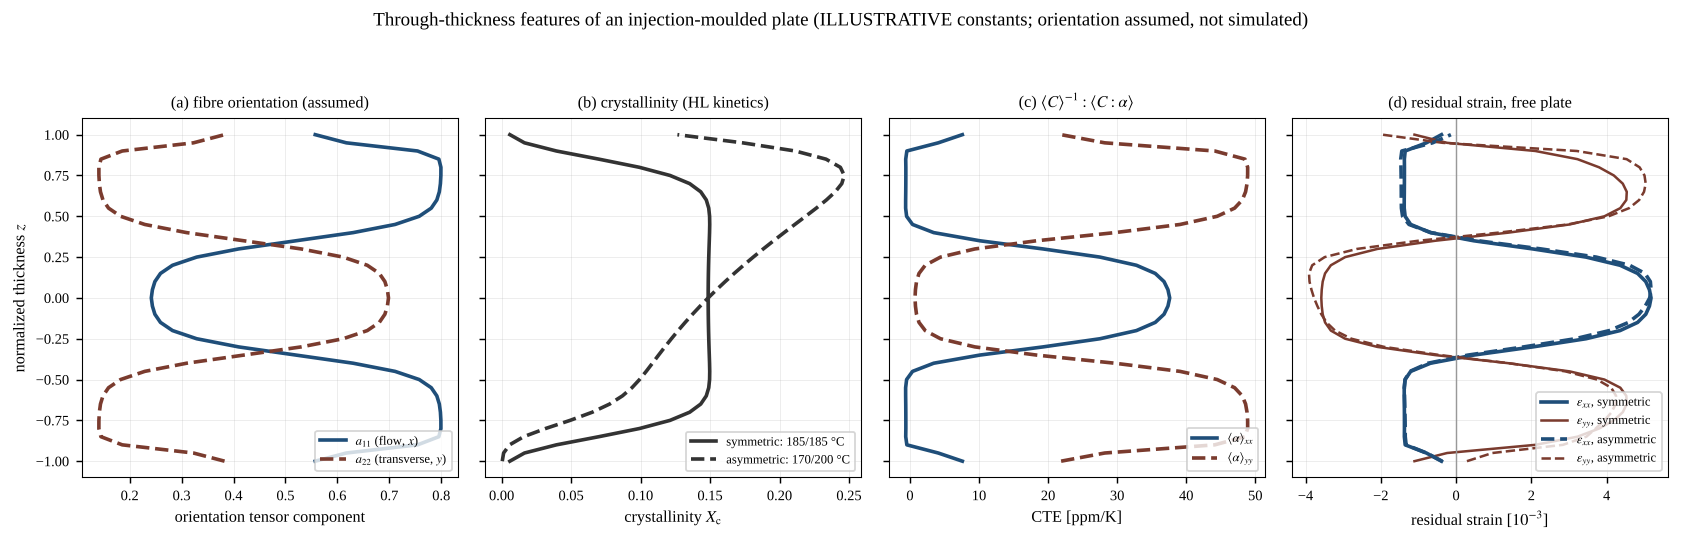

Write Python code to recreate this figure.
"""viz/denso_plate_features.py — through-thickness feature profiles of an injection-moulded
short-fibre plate, for building intuition on the Denso residual-strain theme
(research/DENSO_RA_RESIDUAL_STRAIN.md). Exports JSON for the interactive 3-D viewer and a
static figure.

What is computed, at NZ points through the thickness of a flat plate:
  1. fibre orientation tensor a_ij(z)  -- ILLUSTRATIVE skin / shell / core profile
     (flow along x). NOT from a flow simulation: no Folgar-Tucker solver exists in this
     repository. Shape chosen after the layer structure commonly reported for injection
     moulding: thin less-aligned skin, flow-aligned shell, transverse-leaning core.
  2. cooling and crystallinity  -- 1-D transient conduction between the two mould walls
     (explicit FD, Dirichlet wall temperatures), with the Nakamura law driven by the
     Hoffman-Lauritzen K(T) of validation/cfrtp_peek_validation.py (validated on carbon/
     PEEK: Tp band, alpha(T) shift, quench suppression). Crystallisation is integrated
     during the in-mould time T_MOULD_S only; after ejection the part is assumed to cool
     fast enough that crystallinity no longer changes.
  3. orientation-averaged expansion <alpha>(z) and crystallisation shrinkage <beta>(z) via
     <C>^-1 : <C : alpha> (fiber_orientation_cte.py, hybrid closure).
  4. residual strain and stress in the FREE plate after ejection, from classical
     lamination: eigenstrain e*(z) = <alpha> dT + <beta> X_c, with each layer stress-free
     at T_LOCK and cooled to room temperature; mid-plane strain and curvature from force
     and moment balance. Residual strain here means the ELASTIC (mechanical) strain
     e0 + z k - e*; definitions in measurement practice differ (see the Denso memo).

Two cases: SYMMETRIC mould temperatures (no warpage expected) and ASYMMETRIC ones (one wall
hotter), which crystallises one side more and bends the plate.

Validated:
  V1 force and moment balance: |int sigma dz| and |int sigma z dz| vanish relative to the
     stress magnitude (machine precision),
  V2 symmetric case: curvature vanishes (machine precision),
  V3 uniform orientation + uniform eigenstrain: residual stress vanishes (free contraction),
  V4 the fibre-sampling scales reproduce the target a_ij by Monte Carlo (the 3-D fibres
     drawn in the viewer have the stated second moment).

Honest scope: constants are ILLUSTRATIVE and PEEK-like (short carbon/PEEK elastic and
thermal values chosen for plausibility, not taken from a datasheet); the orientation
profile is assumed, not simulated; no latent heat, no pressure/packing history, no
viscoelastic relaxation (so stress magnitudes are overstated -- the repository's own
viscoelastic seed relaxes ~74%), crystallisation shrinkage counted in full after lock-in
(an upper bound), linear elastic lamination with orthotropic layers. The point is the SHAPE
of each profile and how the features connect, not the numbers.

Run:  python3 viz/denso_plate_features.py      (writes viz/denso_plate_features.json/.png)
"""
from __future__ import annotations

import json
import os
import sys

import matplotlib
matplotlib.use("Agg")
import numpy as np

HERE = os.path.dirname(os.path.abspath(__file__))
ROOT = os.path.dirname(HERE)
sys.path.insert(0, ROOT)
sys.path.insert(0, os.path.join(ROOT, "validation"))
from fiber_orientation_cte import ud_stiffness, orient_avg_cte, orient_avg_stiffness  # noqa: E402
from cfrtp_peek_validation import K_hl, N_AVRAMI, HL  # noqa: E402

SEED = 20261102
NZ = 41
H = 3.0e-3                      # plate thickness [m]
L_PLATE = 0.10                  # plate length for the warpage sagitta [m]
DIFF = 1.8e-7                   # thermal diffusivity [m^2/s] (PEEK-like composite)
T_MELT = 380.0                  # melt temperature at the end of filling [C]
T_MOULD_S = 40.0                # time in the mould [s]
T_LOCK = 143.0                  # stress-free lock-in temperature ~ PEEK Tg [C]
T_ROOM = 25.0
X_INF = 0.30                    # absolute crystallinity at full relative crystallisation
# ILLUSTRATIVE short carbon/PEEK-like unidirectional (perfectly aligned) constants
UD = dict(EL=35.0e9, ET=7.0e9, nuLT=0.35, nuTT=0.45, GLT=2.8e9)
A_L, A_T = 5.0e-6, 55.0e-6      # CTE axial / transverse [1/K]
B_L, B_T = -0.002, -0.020       # crystallisation strain per unit X_c, axial / transverse
CASES = {"symmetric": (185.0, 185.0), "asymmetric": (170.0, 200.0)}   # (bottom, top) [C]
# Mould temperatures sit above Tg (as in real PEEK moulding): with a 100 C mould the
# validated kinetics quench the whole 2-3 mm plate amorphous (cooling far beyond the
# ~640 C/min suppression threshold found in validation/), leaving nothing to show.
IP = [0, 1, 5]                  # in-plane Voigt indices xx, yy, xy


def orientation_profile(z):
    """ILLUSTRATIVE skin / shell / core diagonal a_ij(z); flow along x, z in [-1, 1]."""
    s = np.abs(z)
    shell = 1.0 / (1.0 + np.exp(-(s - 0.35) / 0.06))   # 0 in the core -> 1 in the shell
    skin = 1.0 / (1.0 + np.exp(-(s - 0.93) / 0.02))    # 1 only in the outermost skin
    a33 = np.full_like(z, 0.06)
    a11 = 0.24 + (0.80 - 0.24) * shell - (0.80 - 0.55) * skin
    a22 = 1.0 - a11 - a33
    return a11, a22, a33


def fibre_scales(a_diag, n=60000, iters=40, rng=None):
    """Variances s of an angular central Gaussian whose second moment E[pp^T] = diag(a)."""
    g = rng.standard_normal((n, 3))
    s = np.array(a_diag, float)
    for _ in range(iters):
        p = g * np.sqrt(s)
        p /= np.linalg.norm(p, axis=1, keepdims=True)
        est = (p ** 2).mean(axis=0)
        s = s * np.asarray(a_diag) / est
        s /= s.sum()
    p = g * np.sqrt(s); p /= np.linalg.norm(p, axis=1, keepdims=True)
    return s, (p ** 2).mean(axis=0)


def cool_and_crystallise(T_bot, T_top, nz=NZ, t_end=T_MOULD_S, a0=1e-3):
    dz = H / (nz - 1)
    dt = 0.4 * dz * dz / DIFF
    T = np.full(nz, T_MELT); T[0], T[-1] = T_bot, T_top
    a = np.full(nz, a0)
    t = 0.0
    n = N_AVRAMI
    while t < t_end:
        K = np.array([K_hl(Ti) for Ti in T])
        aa = np.clip(a, 1e-8, 1 - 1e-10)
        argl = np.maximum(-np.log(1 - aa), 1e-12)
        r = n * K * (1 - aa) * argl ** ((n - 1) / n)
        a = np.minimum(a + np.maximum(r * dt, 0.0), 1.0)
        Tn = T.copy()
        Tn[1:-1] = T[1:-1] + DIFF * dt / dz ** 2 * (T[2:] - 2 * T[1:-1] + T[:-2])
        T = Tn; t += dt
    return a, T


def reduced_Q(Cv):
    """Plane-stress (sigma_zz = 0) in-plane stiffness from a 6x6 Voigt stiffness."""
    Q = np.zeros((3, 3))
    for i, I in enumerate(IP):
        for j, J in enumerate(IP):
            Q[i, j] = Cv[I, J] - Cv[I, 2] * Cv[2, J] / Cv[2, 2]
    return Q


def lamination(zphys, Qs, estar):
    """Free plate: solve [A B; B D][e0; k] = [N*; M*]; return e0, k, mech strain, stress."""
    dz = zphys[1] - zphys[0]                  # trapezoid weights on the uniform grid
    w = np.full_like(zphys, dz); w[0] = w[-1] = dz / 2
    A = np.einsum("k,kij->ij", w, Qs)
    B = np.einsum("k,k,kij->ij", w, zphys, Qs)
    D = np.einsum("k,k,kij->ij", w, zphys ** 2, Qs)
    Ns = np.einsum("k,kij,kj->i", w, Qs, estar)
    Ms = np.einsum("k,k,kij,kj->i", w, zphys, Qs, estar)
    ABD = np.block([[A, B], [B, D]])
    sol = np.linalg.solve(ABD, np.concatenate([Ns, Ms]))
    e0, kap = sol[:3], sol[3:]
    em = e0[None, :] + zphys[:, None] * kap[None, :] - estar
    sig = np.einsum("kij,kj->ki", Qs, em)
    F = np.einsum("k,ki->i", w, sig); M = np.einsum("k,k,ki->i", w, zphys, sig)
    return e0, kap, em, sig, F, M, w


def layer_properties(a11, a22, a33, Cud):
    alpha, beta, Qs = [], [], []
    for x, y, zz in zip(a11, a22, a33):
        a = np.diag([x, y, zz])
        al, Cavg = orient_avg_cte(a, "hybrid", Cud, aL=A_L, aT=A_T)
        be, _ = orient_avg_cte(a, "hybrid", Cud, aL=B_L, aT=B_T)
        alpha.append(al); beta.append(be); Qs.append(reduced_Q(Cavg))
    return np.array(alpha), np.array(beta), np.array(Qs)


def run_case(name, T_bot, T_top, z, alpha, beta, Qs):
    arel, T_end = cool_and_crystallise(T_bot, T_top)
    Xc = X_INF * arel
    dT = T_ROOM - T_LOCK
    estar = np.stack([alpha[:, 0, 0] * dT + beta[:, 0, 0] * Xc,
                      alpha[:, 1, 1] * dT + beta[:, 1, 1] * Xc,
                      np.zeros_like(z)], axis=1)
    zphys = z * H / 2
    e0, kap, em, sig, F, M, w = lamination(zphys, Qs, estar)
    smag = np.einsum("k,k->", w, np.abs(sig[:, 0])) + 1e-30
    # Attribution. Lamination is linear in e*, so the thermal part (which carries the
    # orientation, through <alpha>) and the crystallisation part (<beta> X_c) superpose
    # EXACTLY: em = em_T + em_X, kappa = kappa_T + kappa_X.
    eT = estar.copy(); eT[:, 0] = alpha[:, 0, 0] * dT; eT[:, 1] = alpha[:, 1, 1] * dT
    eX = estar - eT
    _, kT, emT, *_ = lamination(zphys, Qs, eT)
    _, kX, emX, *_ = lamination(zphys, Qs, eX)
    superpose_err = float(np.max(np.abs(emT + emX - em)) / (np.max(np.abs(em)) + 1e-30))
    rng = lambda v: float(np.max(v) - np.min(v)) * 1e3
    return dict(
        attribution=dict(
            range_xx_thermal=rng(emT[:, 0]), range_xx_cryst=rng(emX[:, 0]),
            range_yy_thermal=rng(emT[:, 1]), range_yy_cryst=rng(emX[:, 1]),
            sag_y_thermal_mm=float(kT[1] * L_PLATE ** 2 / 8 * 1e3),
            sag_y_cryst_mm=float(kX[1] * L_PLATE ** 2 / 8 * 1e3),
            superpose_err=superpose_err),
        T_bottom=T_bot, T_top=T_top, T_end_max=float(T_end.max()),
        alpha_rel=arel.tolist(), Xc=Xc.tolist(),
        eps_star_xx=(estar[:, 0] * 1e3).tolist(), eps_star_yy=(estar[:, 1] * 1e3).tolist(),
        eps_res_xx=(em[:, 0] * 1e3).tolist(), eps_res_yy=(em[:, 1] * 1e3).tolist(),
        sigma_xx=(sig[:, 0] / 1e6).tolist(), sigma_yy=(sig[:, 1] / 1e6).tolist(),
        e0=(e0 * 1e3).tolist(), kappa=kap.tolist(),
        sag_x_mm=float(kap[0] * L_PLATE ** 2 / 8 * 1e3),
        sag_y_mm=float(kap[1] * L_PLATE ** 2 / 8 * 1e3),
        balance_F_rel=float(np.max(np.abs(F[:2])) * H / smag),
        balance_M_rel=float(np.max(np.abs(M[:2])) / (smag * H / 2)),
    )


def main():
    rng = np.random.default_rng(SEED)
    z = np.linspace(-1.0, 1.0, NZ)
    a11, a22, a33 = orientation_profile(z)
    Cud = ud_stiffness(**UD)
    alpha, beta, Qs = layer_properties(a11, a22, a33, Cud)

    scales, errs = [], []
    for x, y, zz in zip(a11, a22, a33):
        s, est = fibre_scales([x, y, zz], rng=rng)
        scales.append(s.tolist()); errs.append(np.max(np.abs(est - [x, y, zz])))
    print(f"[V4] fibre sampling reproduces a_ij: max |E[pp^T] - a| = {max(errs):.2e}")

    cases = {k: run_case(k, *v, z, alpha, beta, Qs) for k, v in CASES.items()}
    for k, c in cases.items():
        print(f"[V1] {k:10s}: force balance {c['balance_F_rel']:.1e}, moment balance "
              f"{c['balance_M_rel']:.1e} (relative; should be ~0)")
    ks = cases["symmetric"]["kappa"]
    print(f"[V2] symmetric case curvature: kx {ks[0]:.2e}, ky {ks[1]:.2e} 1/m (should be ~0)")

    # V3: uniform orientation + uniform eigenstrain -> no residual stress
    au = np.diag([0.5, 0.44, 0.06]); _, Cu = orient_avg_cte(au, "hybrid", Cud)
    Qu = np.repeat(reduced_Q(Cu)[None], NZ, axis=0)
    eu = np.tile([-3e-3, -5e-3, 0.0], (NZ, 1))
    _, _, emu, sigu, *_ = lamination(z * H / 2, Qu, eu)
    print(f"[V3] uniform plate, uniform eigenstrain: max |sigma| = {np.max(np.abs(sigu)):.2e} Pa "
          "(should be ~0)")

    for k, c in cases.items():
        at = c["attribution"]
        print(f"[attr] {k:10s}: residual-strain spread xx thermal {at['range_xx_thermal']:.2f} / "
              f"cryst {at['range_xx_cryst']:.2f}, yy thermal {at['range_yy_thermal']:.2f} / "
              f"cryst {at['range_yy_cryst']:.2f} x1e-3 | sag_y thermal {at['sag_y_thermal_mm']:+.3f} / "
              f"cryst {at['sag_y_cryst_mm']:+.3f} mm | superposition err {at['superpose_err']:.1e}")
    for k, c in cases.items():
        x = np.array(c["Xc"]); r = np.array(c["eps_res_xx"])
        print(f"{k:10s} (bottom {c['T_bottom']:.0f} C / top {c['T_top']:.0f} C): "
              f"X_c {x.min():.3f}..{x.max():.3f}, residual strain xx {r.min():+.2f}..{r.max():+.2f} "
              f"x1e-3, sag over {L_PLATE*1e3:.0f} mm: x {c['sag_x_mm']:+.3f} mm, "
              f"y {c['sag_y_mm']:+.3f} mm")

    out = dict(
        meta=dict(NZ=NZ, H_mm=H * 1e3, L_mm=L_PLATE * 1e3, T_melt=T_MELT, T_lock=T_LOCK,
                  T_room=T_ROOM, t_mould_s=T_MOULD_S, X_inf=X_INF, UD=UD,
                  alpha_L=A_L, alpha_T=A_T, beta_L=B_L, beta_T=B_T,
                  note="ILLUSTRATIVE constants; orientation profile assumed, not simulated"),
        z=z.tolist(), a11=a11.tolist(), a22=a22.tolist(), a33=a33.tolist(),
        fibre_scales=scales,
        alpha_xx=(alpha[:, 0, 0] * 1e6).tolist(), alpha_yy=(alpha[:, 1, 1] * 1e6).tolist(),
        cases=cases,
        validation=dict(fibre_moment_err=float(max(errs)),
                        sym_kappa=ks[:2], uniform_sigma_max=float(np.max(np.abs(sigu)))),
    )
    jpath = os.path.join(HERE, "denso_plate_features.json")
    with open(jpath, "w") as f:
        json.dump(out, f, separators=(",", ":"))
    print(f"wrote {jpath}")
    _plot(os.path.join(HERE, "denso_plate_features.png"), out)


def _plot(path, d):
    import shutil
    sys.path.insert(0, os.path.join(ROOT, "slides", "figure_sources"))
    try:                                   # repo convention: thesis_style, graceful fallback
        from thesis_style import use
        use(width_frac=1.0, aspect=0.45)
        if shutil.which("latex") is None:  # no TeX: Times-compatible text + STIX math
            matplotlib.rcParams["text.usetex"] = False
            matplotlib.rcParams["font.family"] = "serif"
            matplotlib.rcParams["font.serif"] = ["Times New Roman", "Liberation Serif",
                                                 "STIXGeneral", "DejaVu Serif"]
            matplotlib.rcParams["mathtext.fontset"] = "stix"
    except Exception:
        pass
    import matplotlib.pyplot as plt
    z = np.array(d["z"])
    fig, ax = plt.subplots(1, 4, figsize=(13, 4.2), sharey=True)
    ax[0].plot(d["a11"], z, "-", color="#1f4e79", lw=2, label=r"$a_{11}$ (flow, $x$)")
    ax[0].plot(d["a22"], z, "--", color="#7a3b2e", lw=2, label=r"$a_{22}$ (transverse, $y$)")
    ax[0].set_xlabel("orientation tensor component"); ax[0].set_ylabel(r"normalized thickness $z$")
    ax[0].set_title("(a) fibre orientation (assumed)")
    for k, ls in (("symmetric", "-"), ("asymmetric", "--")):
        c = d["cases"][k]
        ax[1].plot(c["Xc"], z, ls, color="#333333", lw=2,
                   label=f"{k}: {c['T_bottom']:.0f}/{c['T_top']:.0f} °C")
        ax[3].plot(c["eps_res_xx"], z, ls, color="#1f4e79", lw=2, label=rf"$\varepsilon_{{xx}}$, {k}")
        ax[3].plot(c["eps_res_yy"], z, ls, color="#7a3b2e", lw=1.4, label=rf"$\varepsilon_{{yy}}$, {k}")
    ax[1].set_xlabel(r"crystallinity $X_\mathrm{c}$"); ax[1].set_title("(b) crystallinity (HL kinetics)")
    ax[2].plot(d["alpha_xx"], z, "-", color="#1f4e79", lw=2, label=r"$\langle\alpha\rangle_{xx}$")
    ax[2].plot(d["alpha_yy"], z, "--", color="#7a3b2e", lw=2, label=r"$\langle\alpha\rangle_{yy}$")
    ax[2].set_xlabel(r"CTE [ppm/K]"); ax[2].set_title(r"(c) $\langle C\rangle^{-1}:\langle C:\alpha\rangle$")
    ax[3].axvline(0, color="#999999", lw=0.8)
    ax[3].set_xlabel(r"residual strain [$10^{-3}$]"); ax[3].set_title("(d) residual strain, free plate")
    for a in ax:
        a.grid(True, alpha=0.3); a.legend(fontsize=7, loc="lower right")
    fig.suptitle("Through-thickness features of an injection-moulded plate "
                 "(ILLUSTRATIVE constants; orientation assumed, not simulated)", fontsize=10.5)
    fig.tight_layout(rect=[0, 0, 1, 0.93])
    fig.savefig(path, dpi=130)
    print(f"wrote {path}")


if __name__ == "__main__":
    main()
